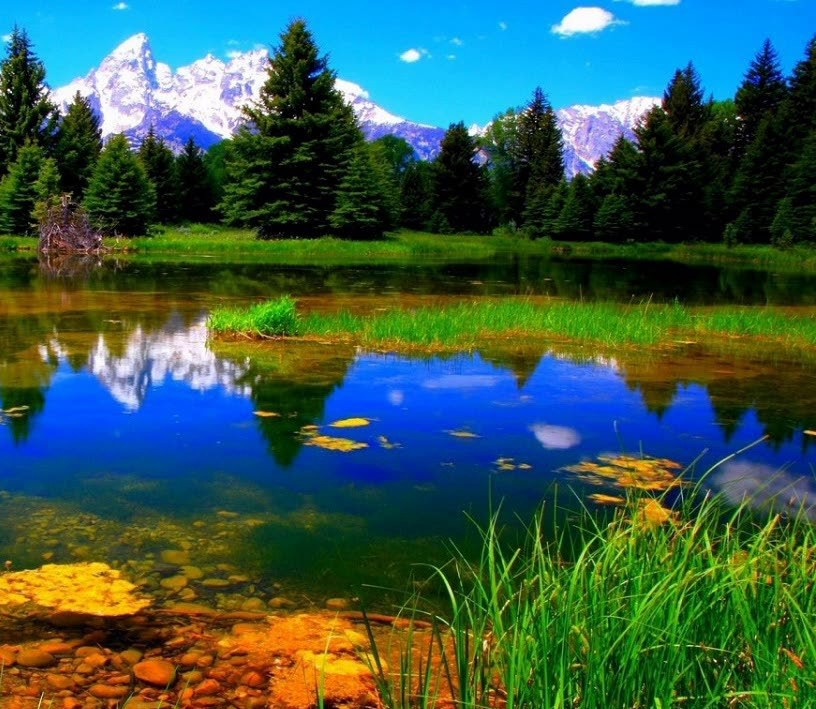
#> input picture foto2A.jpg, 816 x 709 px
$ python panoramic.py   (Python 2 division)
#> lines starting #> are read from the running program, lines starting #| are printed output that depends on the picture
#MC920/MO443 - Introducao ao processamento digital de imagem
#Professor Helio Pedrini
#IC/UNICAMP - 1s2019

#Raysa Masson Benatti
#176483
#Trabalho 4: aplicar tecnicas de deteccao de pontos de interesse
#para registrar um par de imagens e criar uma imagem panoramica
#formada pela ligacao entre as imagens apos sua correspondencia

import numpy as np
import cv2
import time

#OBS - exige instalacao a parte de opencv-contrib-python
# [55 lines left out: functions sift, orb, not called in this run]

#--------------------------------------------------#
#Leitura das imagens e conversao para escala de cinza
imgA = cv2.imread("foto2A.jpg", cv2.IMREAD_COLOR)
#> imgA is the input picture: shape (709, 816, 3); mean B, G, R 78.2, 90.5, 57.4
imgB = cv2.imread("foto2B.jpg", cv2.IMREAD_COLOR)
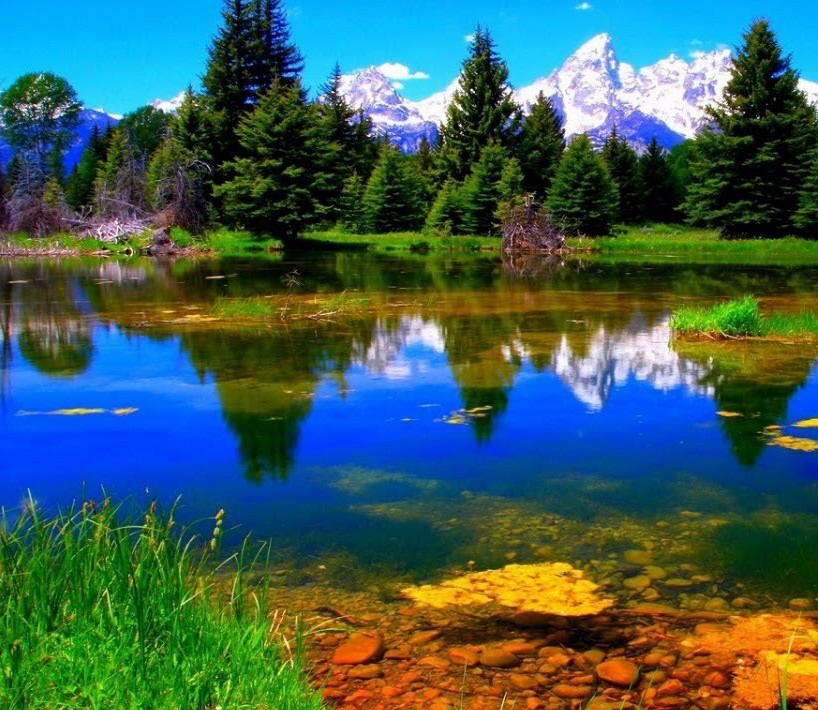
#> input picture foto2B.jpg, 818 x 710 px
#> imgB is the input picture: shape (710, 818, 3); mean B, G, R 87.8, 94.6, 62.3
grayA = cv2.cvtColor(imgA, cv2.COLOR_BGR2GRAY)
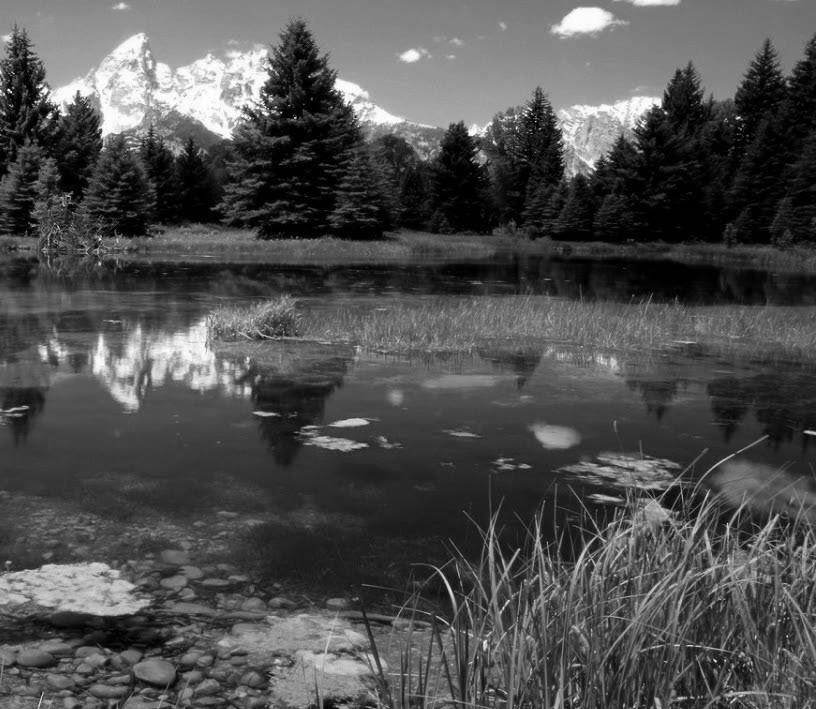
#> grayA: shape (709, 816); min 0, max 255, mean 79.2
grayB = cv2.cvtColor(imgB, cv2.COLOR_BGR2GRAY)
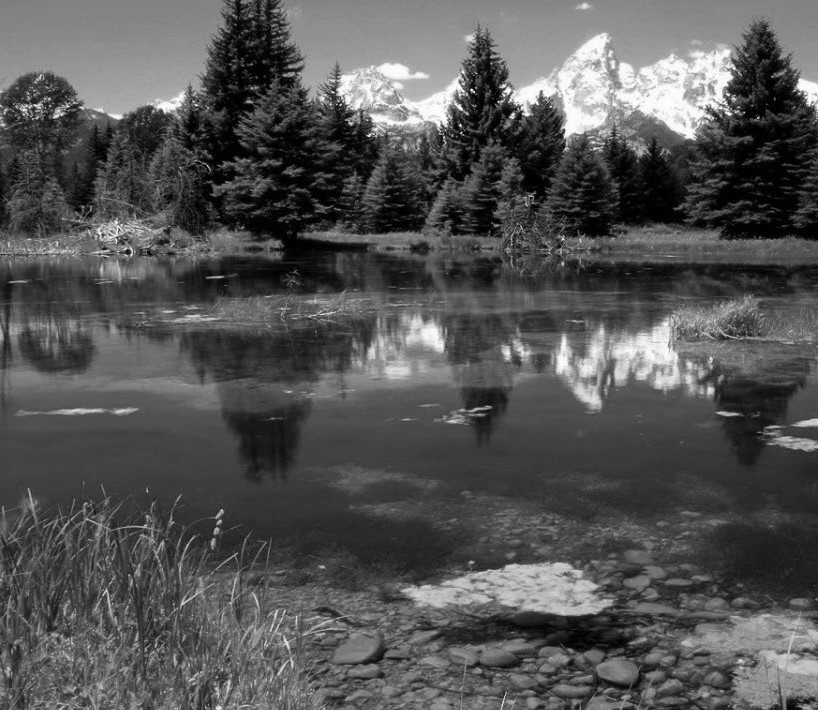
#> grayB: shape (710, 818); min 0, max 255, mean 84.2


print("Escolha o detector de pontos de interesse e descritores a ser utilizado.")
print("Digite: A para SIFT; B para ORB")
detector = raw_input()

if(detector == 'A'):
	lim = input("Escolha o limiar para selecao das melhores correspondencias (valor entre 0.01 e 0.5): ")
	t_inicio = time.time()
	res, h = sift(imgA, imgB, grayA, grayB, lim)
	cv2.imwrite("res_sift.jpg", res)
	t_fim = time.time()
	t = t_fim - t_inicio
	print "Tempo total de execucao (sift) =", t

if(detector == 'B'):
	t_inicio = time.time()
	res, h = orb(imgA, imgB, grayA, grayB)
	cv2.imwrite("res_orb.jpg", res)
	t_fim = time.time()
	t = t_fim - t_inicio
	print "Tempo total de execucao (orb) =", t

#> (the run stopped early here; a loop or call above may not have finished)
